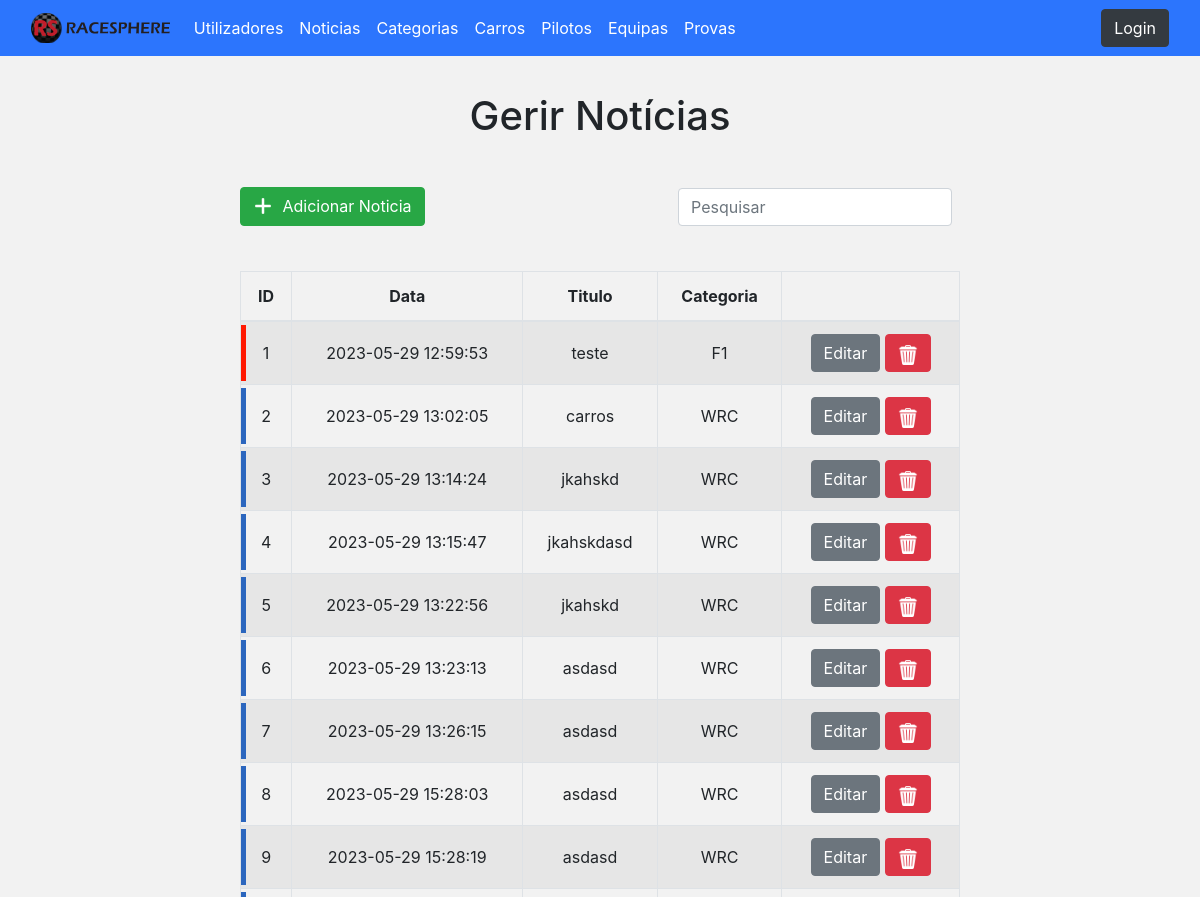
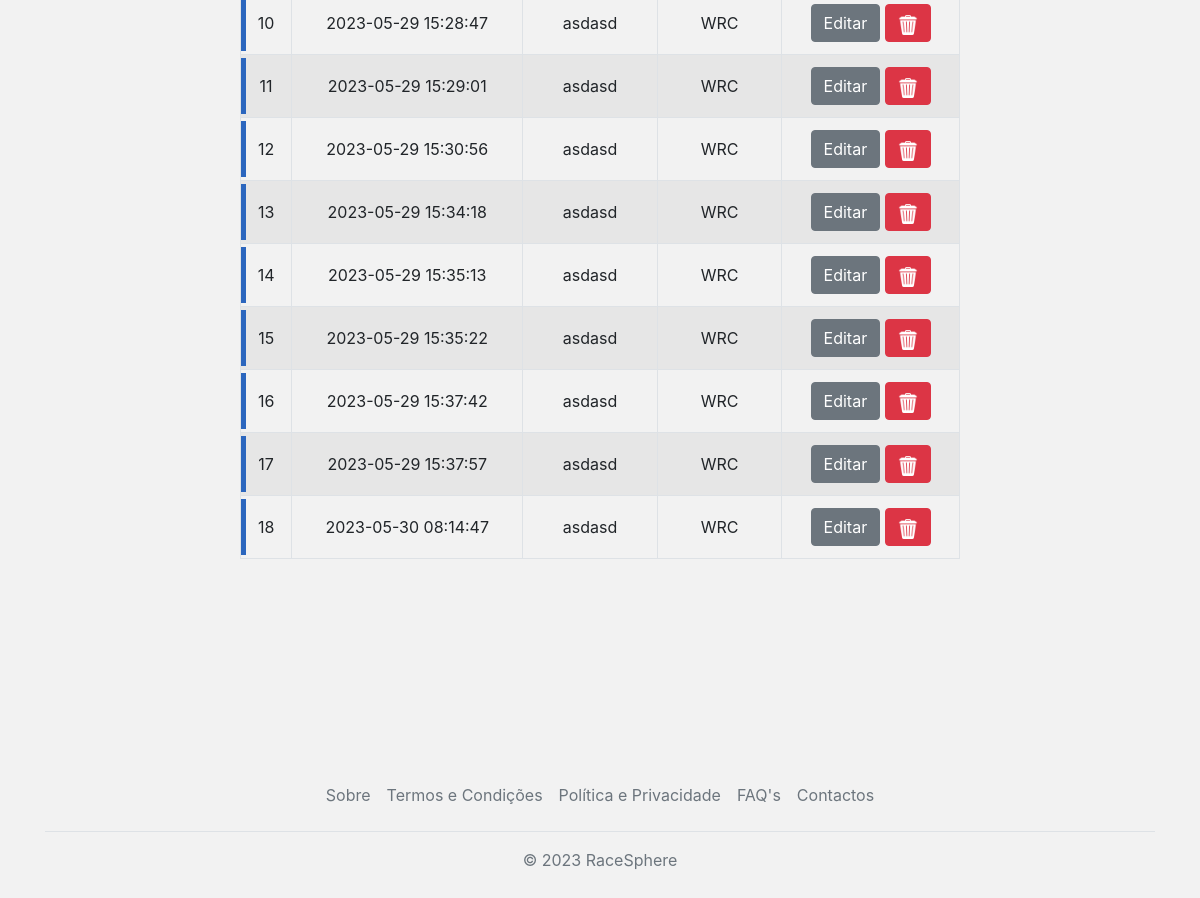
Page /RaceSphere-v1.0/admin/news.php on the committed database (2 pictures, top to bottom).
### tables this page shows
CREATE TABLE `noticias` (
  `id_noticia` int(11) NOT NULL,
  `titulo_noticia` varchar(100) NOT NULL,
  `desc_noticia` text NOT NULL,
  `thumb_noticia` varchar(100) DEFAULT NULL,
  `cat_noticia` enum('f1','wrc','wec') NOT NULL,
  `data_noticia` timestamp NOT NULL DEFAULT CURRENT_TIMESTAMP
);

### RaceSphere-v1.0/admin/news.php (the view, shortened to what this page needs)
<!DOCTYPE html>
<html lang="pt">
<head>
    <link rel="stylesheet" href="richtexteditor/rte_theme_default.css" />
    <?php include('bootstrapInc.php'); ?>
    <link rel="stylesheet" href="../css/pauloLeal.css">
</head>
<body>
    <?php
    include('navbar.php');
    ?>
    <h1>Gerir Notícias</h1>
    <br>
    <div class="newsTooltip">
        <a href="newsAdd.php" class="btn btn-success"><img id="addBtn" src="../img/icons8-add-30.png"> Adicionar Noticia</a>
        <form id="searchForm" class="form-inline mt-3">
            <input id="searchInput" class="form-control mr-sm-2" type="search" placeholder="Pesquisar"
                aria-label="Search">
        </form>
    </div>
    <table class="table table-striped table-bordered" id="newsManage">
        <thead>
            <tr>
                <th scope="col">ID</th>
                <th scope="col">Data</th>
                <th scope="col">Titulo</th>
                <th scope="col">Categoria</th>
                <th scope="col"></th>
            </tr>
        </thead>
        <tbody>
            <?php
            include '../sqli/conn.php';
            $query = "SELECT id_noticia, titulo_noticia, cat_noticia, data_noticia FROM noticias";
            $result = mysqli_query($conn, $query);
            if (mysqli_num_rows($result) > 0) {
                while ($row = mysqli_fetch_assoc($result)) {
                    echo "<tr>";
                    echo "<td class='idCell cat-" . $row['cat_noticia'] . "'>";
                    echo $row['id_noticia'];
                    echo "</td>";
                    echo "<td>" . $row['data_noticia'] . "</td>";
                    echo "<td>" . $row['titulo_noticia'] . "</td>";
                    echo "<td>" . strtoupper($row['cat_noticia']) . "</td>";
                    echo "<td><a href='#' class='btn btn-secondary' value=" . $row['id_noticia'] . ">Editar</a> <a href='' data-toggle='modal' data-target='#deleteModal' data-id=" . $row['id_noticia'] . " class='btn btn-danger'><img src='../img/icons8-delete-50.png'></a></td>";
                    echo "</tr>";
                }
            } else {
                echo "Nenhuma notícia encontrada";
            }
            ?>
        </tbody>
    </table>
    <?php include('footer.php'); ?>
</body>
</html>

### RaceSphere-v1.0/css/main.css (style rules this page uses)
body { margin: 0; font-family: 'Roboto Condensed', sans-serif; font-weight: lighter; }

### RaceSphere-v1.0/css/pauloLeal.css (style rules this page uses)
body { background-color: rgb(242, 242, 242); text-align: center; }
h1 { margin-top: 3%; }
table#newsManage { width: 60%; margin-top: 30px; margin-bottom: 200px; margin-left: auto; margin-right: auto; border-radius: 10px; }
table#newsManage td { vertical-align: middle; }
table#newsManage a img { width: 20px; }
div.newsTooltip { display: flex; align-items: center; justify-content: space-between; line-height: 5%; width: 60%; margin-left: auto; margin-right: auto; }
div.newsTooltip input { margin-bottom: 15px; margin-top: 0; margin-left: auto; }
#newsManage td.idCell { position: relative; }
#newsManage td.idCell::before { content: ""; position: absolute; left: 0; top: 5%; width: 5px; height: 90%; }
#newsManage td.idCell.cat-f1::before { background-color: #FF1801; }
#newsManage td.idCell.cat-wrc::before { background-color: #2b66be; }
img#addBtn { margin-top: 0; margin-right: 5px; margin-bottom: 3px; padding: 0; height: 20px; }

### rows in the picture
noticias: id_noticia "1", data_noticia "2023-05-29 12:59:53", titulo_noticia "teste", cat_noticia "F1"
noticias: id_noticia "2", data_noticia "2023-05-29 13:02:05", titulo_noticia "carros", cat_noticia "WRC"
noticias: id_noticia "3", data_noticia "2023-05-29 13:14:24", titulo_noticia "jkahskd", cat_noticia "WRC"
noticias: id_noticia "4", data_noticia "2023-05-29 13:15:47", titulo_noticia "jkahskdasd", cat_noticia "WRC"
noticias: id_noticia "5", data_noticia "2023-05-29 13:22:56", titulo_noticia "jkahskd", cat_noticia "WRC"
noticias: id_noticia "6", data_noticia "2023-05-29 13:23:13", titulo_noticia "asdasd", cat_noticia "WRC"
noticias: id_noticia "7", data_noticia "2023-05-29 13:26:15", titulo_noticia "asdasd", cat_noticia "WRC"
noticias: id_noticia "8", data_noticia "2023-05-29 15:28:03", titulo_noticia "asdasd", cat_noticia "WRC"
noticias: id_noticia "9", data_noticia "2023-05-29 15:28:19", titulo_noticia "asdasd", cat_noticia "WRC"
noticias: id_noticia "10", data_noticia "2023-05-29 15:28:47", titulo_noticia "asdasd", cat_noticia "WRC"
noticias: id_noticia "11", data_noticia "2023-05-29 15:29:01", titulo_noticia "asdasd", cat_noticia "WRC"
noticias: id_noticia "12", data_noticia "2023-05-29 15:30:56", titulo_noticia "asdasd", cat_noticia "WRC"
noticias: id_noticia "13", data_noticia "2023-05-29 15:34:18", titulo_noticia "asdasd", cat_noticia "WRC"
noticias: id_noticia "14", data_noticia "2023-05-29 15:35:13", titulo_noticia "asdasd", cat_noticia "WRC"
noticias: id_noticia "15", data_noticia "2023-05-29 15:35:22", titulo_noticia "asdasd", cat_noticia "WRC"
noticias: id_noticia "16", data_noticia "2023-05-29 15:37:42", titulo_noticia "asdasd", cat_noticia "WRC"
noticias: id_noticia "17", data_noticia "2023-05-29 15:37:57", titulo_noticia "asdasd", cat_noticia "WRC"
noticias: id_noticia "18", data_noticia "2023-05-30 08:14:47", titulo_noticia "asdasd", cat_noticia "WRC"
